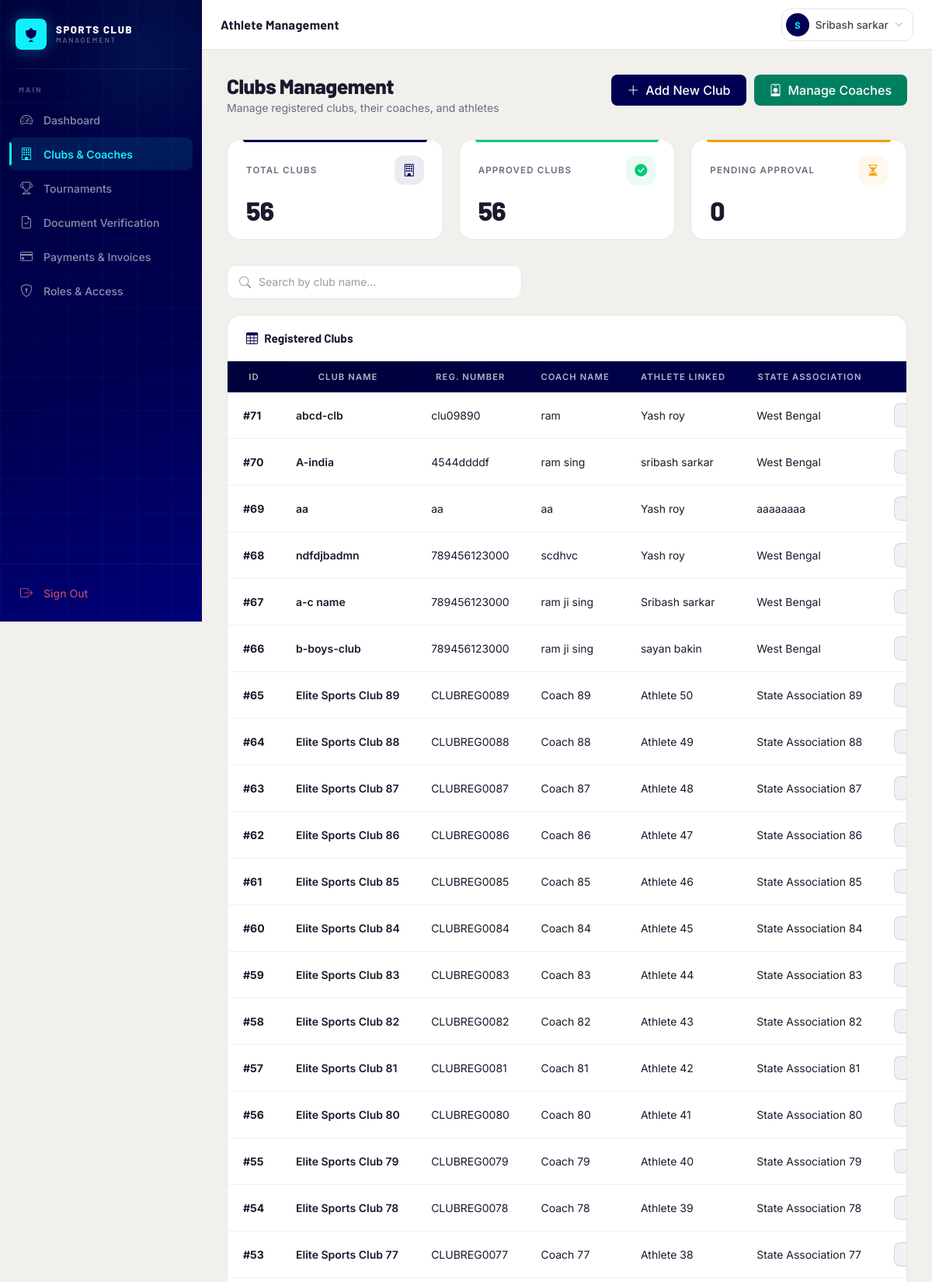
The page /admin/clubs/index.php (signed in, upper part) on the database its author committed.
### tables this page shows
CREATE TABLE `clubs` (
  `club_id` int(11) NOT NULL,
  `athlete_id` int(11) NOT NULL,
  `club_name` varchar(100) DEFAULT NULL,
  `club_registration_no` varchar(150) DEFAULT NULL,
  `state_association` varchar(100) DEFAULT NULL,
  `association_id` varchar(150) DEFAULT NULL,
  `training_address` text DEFAULT NULL,
  `coach_name` varchar(100) DEFAULT NULL,
  `coach_mobile` varchar(15) DEFAULT NULL,
  `coach_email` varchar(150) DEFAULT NULL,
  `experience_years` int(11) DEFAULT 0,
  `created_at` timestamp NOT NULL DEFAULT current_timestamp()
);

CREATE TABLE `athletes` (
  `athlete_id` int(11) NOT NULL,
  `application_no` varchar(100) DEFAULT NULL,
  `registration_no` varchar(50) DEFAULT NULL,
  `full_name` varchar(100) NOT NULL,
  `dob` date NOT NULL,
  `age` int(11) NOT NULL,
  `gender` enum('Male','Female','Other') NOT NULL,
  `country` varchar(100) DEFAULT NULL,
  `mobile` varchar(15) NOT NULL,
  `email` varchar(100) NOT NULL,
  `guardian_email` varchar(150) DEFAULT NULL,
  `nationality` varchar(100) DEFAULT NULL,
  `blood_group` varchar(10) DEFAULT NULL,
  `medical_condition` text DEFAULT NULL,
  `previous_achievement` varchar(255) DEFAULT NULL,
  `profile_photo` varchar(255) DEFAULT NULL,
  `athlete_status` enum('Pending','Approved','Rejected') DEFAULT 'Pending',
  `created_at` timestamp NOT NULL DEFAULT current_timestamp(),
  `updated_at` timestamp NOT NULL DEFAULT current_timestamp() ON UPDATE current_timestamp()
);

### admin/clubs/index.php (the view, shortened to what this page needs)
<?php
include '../../config/database.php';
$query = mysqli_query(
    $conn,
    "SELECT c.club_id, c.club_name, c.club_registration_no, c.coach_name, c.state_association, c.created_at, a.full_name as athlete_name
     FROM clubs c
     LEFT JOIN athletes a ON c.athlete_id = a.athlete_id
     ORDER BY c.club_id DESC"
);
$statsQ = mysqli_query(
    $conn,
    "SELECT COUNT(*) AS total FROM clubs"
);
$stats = mysqli_fetch_assoc($statsQ);
$total = (int)($stats['total'] ?? 0);
$approved = $total;
$pending  = 0;
?>
<!DOCTYPE html>
<html lang="en">
<head>
    <link href="https://cdn.jsdelivr.net/npm/bootstrap-icons@1.11.3/font/bootstrap-icons.min.css" rel="stylesheet">
    <link rel="stylesheet" href="../assets/css/admin-style.css">
</head>
<body>
<?php include '../layouts/sidebar.php'; ?>
<?php include '../layouts/navbar.php'; ?>
<div class="main-content">
<div class="page-body">
    <div class="dash-header">
        <div class="dash-header-left">
            <h1>Clubs Management</h1>
            <p>Manage registered clubs, their coaches, and athletes</p>
        </div>
        <div class="page-actions">
            <a href="create.php" class="btn-primary">
                <i class="bi bi-plus-lg"></i> Add New Club
            </a>
            <a href="coaches.php" class="btn-primary" style="background: #008060;">
                <i class="bi bi-person-badge"></i> Manage Coaches
            </a>
        </div>
    </div>
    <div class="stats-grid" style="grid-template-columns: repeat(3, 1fr);">
        <div class="stat-card stat-card--total">
            <div class="stat-card-top">
                <span class="stat-card-label">Total Clubs</span>
                <div class="stat-card-icon"><i class="bi bi-building"></i></div>
            </div>
            <div class="stat-card-number"><?php echo $total; ?></div>
        </div>
        <div class="stat-card stat-card--approved">
            <div class="stat-card-top">
                <span class="stat-card-label">Approved Clubs</span>
                <div class="stat-card-icon"><i class="bi bi-check-circle-fill"></i></div>
            </div>
            <div class="stat-card-number"><?php echo $approved; ?></div>
        </div>
        <div class="stat-card stat-card--pending">
            <div class="stat-card-top">
                <span class="stat-card-label">Pending Approval</span>
                <div class="stat-card-icon"><i class="bi bi-hourglass-split"></i></div>
            </div>
            <div class="stat-card-number"><?php echo $pending; ?></div>
        </div>
    </div>
    <div class="control-bar">
        <div class="search-wrapper">
            <input type="text" id="searchInput" class="search-input" placeholder="Search by club name…" autocomplete="off">
        </div>
    </div>
    <div class="table-card">
        <div class="table-card-header">
            <span class="table-card-title">
                <i class="bi bi-table"></i> Registered Clubs
            </span>
        </div>
        <div class="athletes-table-wrap">
            <table class="athletes-table" id="dataTable">
                <thead>
                    <tr>
                        <th>ID</th>
                        <th>Club Name</th>
                        <th>Reg. Number</th>
                        <th>Coach Name</th>
                        <th>Athlete Linked</th>
                        <th>State Association</th>
                        <th>Action</th>
                    </tr>
                </thead>
                <tbody>
                <?php if(mysqli_num_rows($query) > 0): ?>
                    <?php while($row = mysqli_fetch_assoc($query)): ?>
                    <tr class="athlete-row">
                        <td class="athlete-id-cell">#<?php echo $row['club_id']; ?></td>
                        <td><span class="athlete-name-cell"><?php echo htmlspecialchars($row['club_name'] ?? ''); ?></span></td>
                        <td><?php echo htmlspecialchars($row['club_registration_no'] ?? '—'); ?></td>
                        <td><?php echo htmlspecialchars($row['coach_name'] ?? '—'); ?></td>
                        <td><?php echo htmlspecialchars($row['athlete_name'] ?? '—'); ?></td>
                        <td><?php echo htmlspecialchars($row['state_association'] ?? '—'); ?></td>
                        <td>
                            <a href="view.php?id=<?php echo $row['club_id']; ?>" class="btn-view">
                            </a>
                        </td>
                    </tr>
                    <?php endwhile; ?>
                <?php else: ?>
                    <tr>
                        <td colspan="7" style="text-align: center; padding: 30px;">No clubs found.</td>
                    </tr>
                <?php endif; ?>
                </tbody>
            </table>
        </div>
    </div>
</div>
</div>
</body>
</html>

### admin/layouts/navbar.php (shortened to what this page needs)
<?php
$_navAdmin = [];
if (isset($_SESSION['admin_id']) && isset($conn)) {
    $__r = mysqli_query($conn, "SELECT full_name, email, role, last_login FROM admin_users WHERE admin_id='" . intval($_SESSION['admin_id']) . "' LIMIT 1");
    if ($__r) $_navAdmin = mysqli_fetch_assoc($__r) ?: [];
}
$_navFullName  = htmlspecialchars($_navAdmin['full_name'] ?? ($_SESSION['admin_name']  ?? ''));
$_navInitial   = strtoupper(substr($_navFullName, 0, 1));
?>
<header class="admin-navbar" id="adminNavbar">
    <div class="navbar-left">
        <span class="navbar-page-title">Athlete Management</span>
    </div>
    <div class="navbar-right">
        <div class="navbar-profile" id="navbarProfile">
            <button class="navbar-profile-btn" onclick="toggleProfileDropdown(event)" aria-label="Admin profile">
                <div class="navbar-admin-avatar"><?php echo $_navInitial; ?></div>
                <span class="navbar-admin-name"><?php echo $_navFullName; ?></span>
                <i class="bi bi-chevron-down navbar-profile-chevron"></i>
            </button>
        </div>
    </div>
</header>

### admin/clubs/index.php (style rules this page uses)
.page-actions { margin-left: auto; display: flex; gap: 10px; }
.btn-primary { background: var(--primary-color, #000052); color: white; border: none; padding: 10px 20px; border-radius: 8px; cursor: pointer; text-decoration: none; display: inline-flex; align-items: center; gap: 8px; font-weight: 500; }

### rows shown on the page
clubs: club_id "71", club_name "abcd-clb", club_registration_no "clu09890", coach_name "ram", athlete.full_name "Yash roy", state_association "West Bengal"
clubs: club_id "70", club_name "A-india", club_registration_no "4544ddddf", coach_name "ram sing", athlete.full_name "sribash sarkar", state_association "West Bengal"
clubs: club_id "69", club_name "aa", club_registration_no "aa", coach_name "aa", athlete.full_name "Yash roy", state_association "aaaaaaaa"
clubs: club_id "68", club_name "ndfdjbadmn", club_registration_no "789456123000", coach_name "scdhvc", athlete.full_name "Yash roy", state_association "West Bengal"
clubs: club_id "67", club_name "a-c name", club_registration_no "789456123000", coach_name "ram ji sing", athlete.full_name "Sribash sarkar", state_association "West Bengal"
clubs: club_id "66", club_name "b-boys-club", club_registration_no "789456123000", coach_name "ram ji sing", athlete.full_name "sayan bakin", state_association "West Bengal"
clubs: club_id "65", club_name "Elite Sports Club 89", club_registration_no "CLUBREG0089", coach_name "Coach 89", athlete.full_name "Athlete 50", state_association "State Association 89"
clubs: club_id "64", club_name "Elite Sports Club 88", club_registration_no "CLUBREG0088", coach_name "Coach 88", athlete.full_name "Athlete 49", state_association "State Association 88"
clubs: club_id "63", club_name "Elite Sports Club 87", club_registration_no "CLUBREG0087", coach_name "Coach 87", athlete.full_name "Athlete 48", state_association "State Association 87"
clubs: club_id "62", club_name "Elite Sports Club 86", club_registration_no "CLUBREG0086", coach_name "Coach 86", athlete.full_name "Athlete 47", state_association "State Association 86"
clubs: club_id "61", club_name "Elite Sports Club 85", club_registration_no "CLUBREG0085", coach_name "Coach 85", athlete.full_name "Athlete 46", state_association "State Association 85"
clubs: club_id "60", club_name "Elite Sports Club 84", club_registration_no "CLUBREG0084", coach_name "Coach 84", athlete.full_name "Athlete 45", state_association "State Association 84"
clubs: club_id "59", club_name "Elite Sports Club 83", club_registration_no "CLUBREG0083", coach_name "Coach 83", athlete.full_name "Athlete 44", state_association "State Association 83"
clubs: club_id "58", club_name "Elite Sports Club 82", club_registration_no "CLUBREG0082", coach_name "Coach 82", athlete.full_name "Athlete 43", state_association "State Association 82"
clubs: club_id "57", club_name "Elite Sports Club 81", club_registration_no "CLUBREG0081", coach_name "Coach 81", athlete.full_name "Athlete 42", state_association "State Association 81"
clubs: club_id "56", club_name "Elite Sports Club 80", club_registration_no "CLUBREG0080", coach_name "Coach 80", athlete.full_name "Athlete 41", state_association "State Association 80"
clubs: club_id "55", club_name "Elite Sports Club 79", club_registration_no "CLUBREG0079", coach_name "Coach 79", athlete.full_name "Athlete 40", state_association "State Association 79"
clubs: club_id "54", club_name "Elite Sports Club 78", club_registration_no "CLUBREG0078", coach_name "Coach 78", athlete.full_name "Athlete 39", state_association "State Association 78"
clubs: club_id "53", club_name "Elite Sports Club 77", club_registration_no "CLUBREG0077", coach_name "Coach 77", athlete.full_name "Athlete 38", state_association "State Association 77"

### other values the page prints
$_navInitial "S"
$_navFullName "Sribash sarkar"
$total "56"
$approved "56"
$pending "0"
